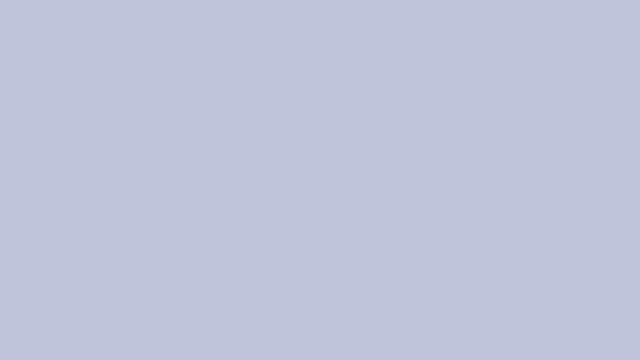
Frame 1 (no input)
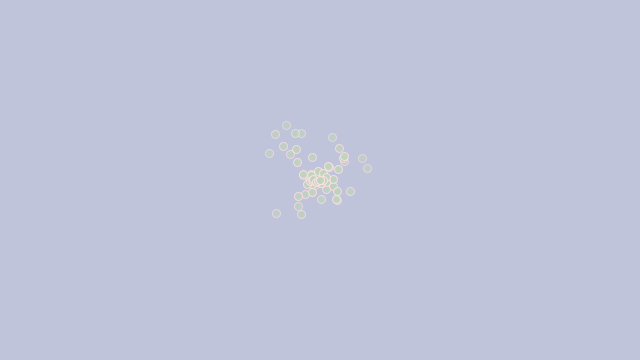
Frame 60 (the mouse pressed at the canvas centre just before this capture)
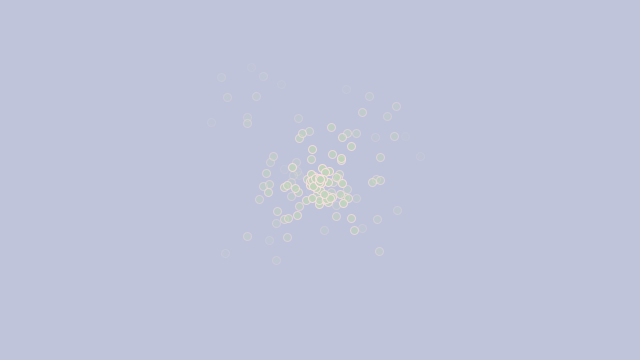
Frame 120 (the mouse held since frame 60 and released just before this capture)

The Processing sketch that drew these frames (run headless with seeded random() and noise(); from frame 60 on, the mouse is pressed at the canvas centre):

// Processing sketch: processing_94342
// ── processing_94342.pde

ParticleSystem ps;
color backgroundCol;
int baseAngle;
color strokeCol, fillCol;

void setup() {
  size(640,360);
  colorMode(HSB, 360, 100, 100);
  smooth();
  setTriadComplementary();
  ps = new ParticleSystem( new PVector(width/2, height/2));
}
 
void draw() {
  background(backgroundCol);
  ps.run();
  ps.addParticle(); 
  if(keyPressed && key == 'c'){
    setTriadComplementary();
  }
}

  //------------------ Rule: triad 
void setTriadComplementary() {
  baseAngle = int(random(360));  // Grundfarbe setzen
  backgroundCol = color(baseAngle, 12, 60+random(100));
  strokeCol = color((baseAngle+120)%360, 12, 60+random(100));
  fillCol = color((baseAngle+240)%360, 12, 60+random(100));
}
  
 
class ParticleSystem {
  ArrayList particles;
  PVector origin; //[bold]

  ParticleSystem(PVector location) {
    origin = location.get();
    particles = new ArrayList();
  }
 
  void addParticle() {
    particles.add(new Particle(origin)); //[bold]
  }
  
  void run() {
   int counter = 0;
   for (int i = 0; i < particles.size(); i++) {
      Particle p = (Particle)particles.get(i);
      p.run();
    
      if (p.isDead()) {
        particles.remove(i);
      }
   }
  }
 }  // class particleSystem
 
 
class Particle {
  PVector location;
  PVector velocity;
  PVector acceleration;
  float lifespan;

  Particle(PVector l) {
    acceleration = new PVector(0,0);
    velocity = new PVector(random(-1,1),random(-1,1));
    location = l.get();
    lifespan = 255.0;
  }
 
  void run() {
    update();
    display();
  }

  void update() {
    //Kraft einbauen
    
    float strength = 0.003;
    float strength2 = 0.1;
    float coefficient = 1;
    PVector vector = new PVector(mouseX, mouseY);
    
    if(mousePressed && key == 'a'){
      applyAttraction(vector, strength);
    }
    if(mousePressed && key == 'w'){
      applyWind(vector, strength2);
    }
    if(mousePressed && key == 'f'){
      applyFriction(coefficient);
    }
    if(mousePressed && key == 'p'){
      applyPush(vector, strength2, 100);
    }
    velocity.add(acceleration);
    location.add(velocity);
    lifespan -= 2.0;
  }

  void applyAttraction(PVector targetPos, float s){ //s = strength
    PVector d = PVector.sub( targetPos, location); //Differenzvektor
    PVector f = PVector.mult(d, s); //force
    
    acceleration = f; //Beschleunigung als Kraft setzen
  }
  
  void applyFriction(float coefficient) {
    velocity.mult(1-coefficient); // Geschwindigkeit wird abgebremst
  }
  
  void applyWind(PVector targetPos, float strength) {
    PVector difference = PVector.sub( location , targetPos); // Vektor von Particle zu Maus
    float distance = PVector.dist(location , targetPos);     // Entfernung zwischen Particle und Maus
    
    PVector force = PVector.mult(difference, strength/distance); // Kraft in Richtung des Differenzvektors
     
    acceleration=force; 
  }
 
  void applyPush(PVector targetPos, float strength, int radius) {
    float distance = PVector.dist(location , targetPos); // Entfernung zwischen Particle und Maus
    PVector difference = PVector.sub(location , targetPos); // Vektor von Particle zu Maus
    difference.normalize(); // Vektor auf Laenge 1 normieren
  
    PVector force = new PVector(0,0);
    if (distance < radius) { // Kraft wirkt nur innerhalb Minimaldistanz
      force = PVector.mult(difference,  strength);
    } 
    acceleration=force; 
  }

  void display() {
//    stroke(0,lifespan);
//    fill(148,lifespan);
  stroke(strokeCol, lifespan);
  fill(fillCol, lifespan);
  ellipse(location.x,location.y,8,8);
  }
  
  // Is the Particle alive or dead?
  boolean isDead() {
    if (lifespan < 0.0) {
      return true;
    } else {
      return false;
    }
  }
}
